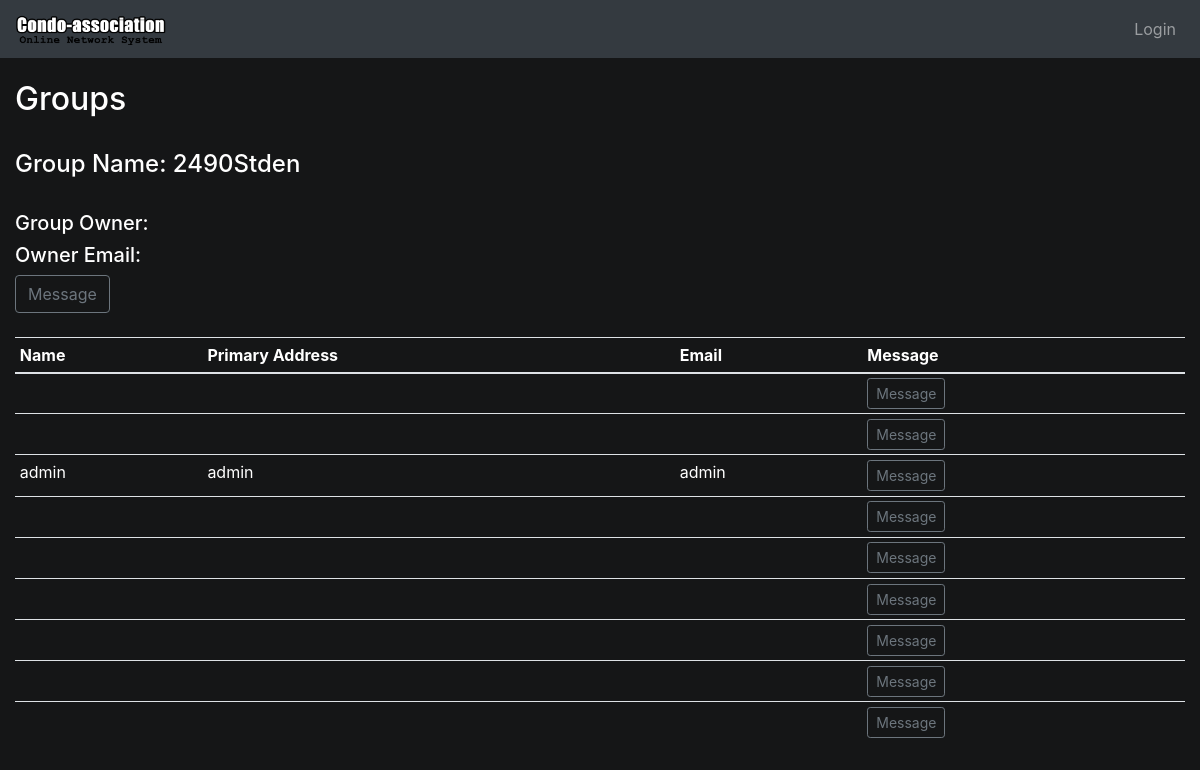
/group.php?gid=4, run on the app's committed database.
### tables this page shows
CREATE TABLE `member_groups` (
  `group_id` INT NOT NULL AUTO_INCREMENT,
  `owner_id` INT NOT NULL,
  `group_name` VARCHAR(45) NOT NULL,
  PRIMARY KEY (`group_id`),
  FOREIGN KEY (`owner_id`) REFERENCES condo_owners(`user_id`) ON DELETE CASCADE
);

CREATE TABLE `from_group` (
  `user_id` INT NOT NULL,
  `group_id` INT NOT NULL,
  FOREIGN KEY (`user_id`) REFERENCES condo_owners(`user_id`) ON DELETE CASCADE,
  FOREIGN KEY (`group_id`) REFERENCES `member_groups`(`group_id`) ON DELETE CASCADE

);

CREATE TABLE `condo_owners` (
  `user_id` INT NOT NULL AUTO_INCREMENT,
  `name` VARCHAR(45) NOT NULL,
  `email` VARCHAR(45) NOT NULL,
  `password` VARCHAR(255) NOT NULL, 
  `primary_address` VARCHAR(45) NOT NULL,
  `postal_code` VARCHAR (7) NOT NULL,
  `privilege` VARCHAR(45) NOT NULL,
  PRIMARY KEY (`user_id`)
);

### includes/functions_inc.php (called while the page is built, shortened)
<?php
function fetch_user_by_id($conn, $uid) {
    $sql = "SELECT * FROM condo_owners WHERE user_id = ?;";
    $stmt = mysqli_stmt_init($conn);
    if(!mysqli_stmt_prepare($stmt, $sql)) {
        header("location: ../index.php?error=stmterror");
        exit();
    }
    mysqli_stmt_bind_param($stmt, "i", $uid);
    mysqli_stmt_execute($stmt);
    $query_result = mysqli_stmt_get_result($stmt);
    if ($row = mysqli_fetch_assoc($query_result)) {
        return $row;
    }
    else {
        return false;
    }
}

### includes/group_functions_inc.php (the view, shortened to what this page needs)
<?php
function fetch_name_by_id($conn, $uid) {
    $sql = "SELECT * FROM condo_owners WHERE user_id = ?;";
    $stmt = mysqli_stmt_init($conn);
    if(!mysqli_stmt_prepare($stmt, $sql)) {
        header("location: ../index.php?error=stmterror");
        exit();
    }
    mysqli_stmt_bind_param($stmt, "i", $uid);
    mysqli_stmt_execute($stmt);
    $query_result = mysqli_stmt_get_result($stmt);
    if ($row = mysqli_fetch_assoc($query_result)) {
        return $row["name"];
    }
    else {
        return false;
    }
}
function fetch_group_name_by_id($conn, $gid) {
    $sql = "SELECT * FROM member_groups WHERE group_id = ?;";
    $stmt = mysqli_stmt_init($conn);
    if(!mysqli_stmt_prepare($stmt, $sql)) {
        header("location: ../index.php?error=stmterror");
        exit();
    }
    mysqli_stmt_bind_param($stmt, "i", $gid);
    mysqli_stmt_execute($stmt);
    $query_result = mysqli_stmt_get_result($stmt);
    if ($row = mysqli_fetch_assoc($query_result)) {
        return $row["group_name"];
    }
    else {
        mysqli_stmt_close($stmt);
        return false;
    }
}
function fetch_group_owner_by_id($conn, $gid) {
    $sql = "SELECT * FROM member_groups WHERE group_id = ?;";
    $stmt = mysqli_stmt_init($conn);
    if(!mysqli_stmt_prepare($stmt, $sql)) {
        header("location: ../index.php?error=stmterror");
        exit();
    }
    mysqli_stmt_bind_param($stmt, "i", $gid);
    mysqli_stmt_execute($stmt);
    $query_result = mysqli_stmt_get_result($stmt);
    if ($row = mysqli_fetch_assoc($query_result)) {
        return $row["owner_id"];
    }
    else {
        mysqli_stmt_close($stmt);
        return false;
    }
}
function print_from_group_table_from_id($conn,$gid) {
     $sql = "SELECT * FROM from_group WHERE group_id = ?;";
    $stmt = mysqli_stmt_init($conn);
    if(!mysqli_stmt_prepare($stmt, $sql)) {
        header("location: ../index.php?error=stmterror");
        exit();
    }
    mysqli_stmt_bind_param($stmt, "i", $gid);
    mysqli_stmt_execute($stmt);
    $query_result = mysqli_stmt_get_result($stmt);
    $groupname = fetch_group_name_by_id($conn, $gid);
    $groupownerid = fetch_group_owner_by_id($conn, $gid);
    $ownername = fetch_name_by_id($conn, $groupownerid);
    $cod = fetch_user_by_id($conn, $groupownerid);
    echo "<h4>Group Name: ".$groupname."</h4><br>";
    echo "<h5>Group Owner: ".$ownername."</h5> ";
    echo "<h5>Owner Email: ".$cod["email"]."</h5>";
    echo "<a href=\"send_email.php?uid=$groupownerid\"><button type=\"button\" class=\"btn btn-md btn-outline-secondary\">Message</button></a><br><br>";
    if($query_result) {
    echo "<thead>
            <tr>
              <th>Name</th>
              <th>Primary Address</th>
              <th>Email</th>
              <th>Message</th>
            </tr>
            </thead>
            <tbody>";
        while($row = mysqli_fetch_assoc($query_result)) {
            echo "<tr>";
            $uid = $row["user_id"];
            $username = fetch_name_by_id($conn, $uid);
            $col = fetch_user_by_id($conn, $uid);
            echo "<tr>";
            echo "<td>{$username}</td>";
            echo "<td>{$col["primary_address"]}</td>";
            echo "<td>{$col["email"]}</td>";
            echo "<td>
                <div class=\"btn-group mr-2\">
                <a href=\"send_email.php?uid=$uid\"><button type=\"button\" class=\"btn btn-sm btn-outline-secondary\">Message</button></a>
                </div>
                </td>";
        }
    }
    echo "</tbody>";
}

### css/style.css (style rules this page uses)
body { color: #fff; background-color: #151617; }

### data on the page
member_groups: group_name "2490Stden"
from_group: user.name "admin", user.primary_address "admin", user.email "admin"
